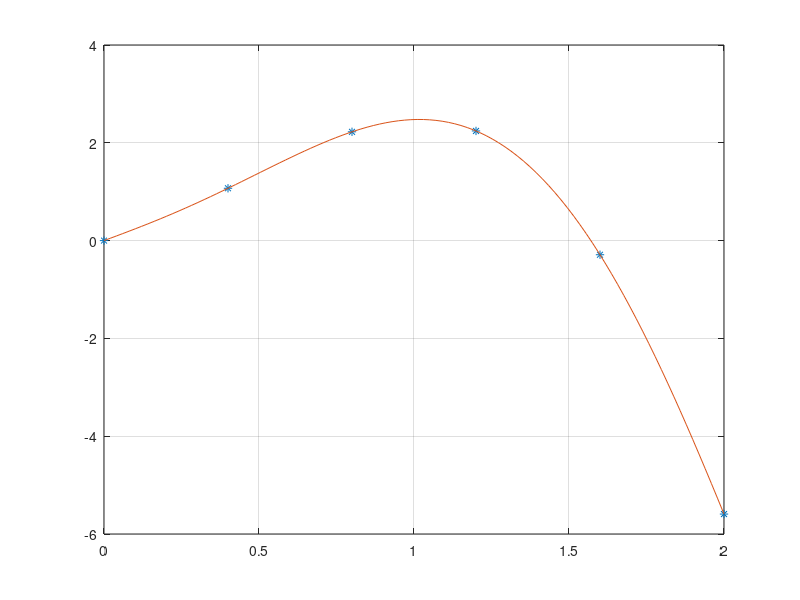

This figure's MATLAB source:
clear
clc
close all

n = 5; %grado polinomio
x = linspace(0, 2, n + 1);
X = linspace(0, 2, 100);
f = @(x)  exp(x).*sin(2.*x);
y = f(x);

p = polyfit(x, y, n); %coefficienti 
P = @(x)polyval(p, x); %polinomio valutato in n+1 punti

plot(x, P(x), "*")  %punti interpolazione
hold on;
plot(X, P(X)) 
grid on;
